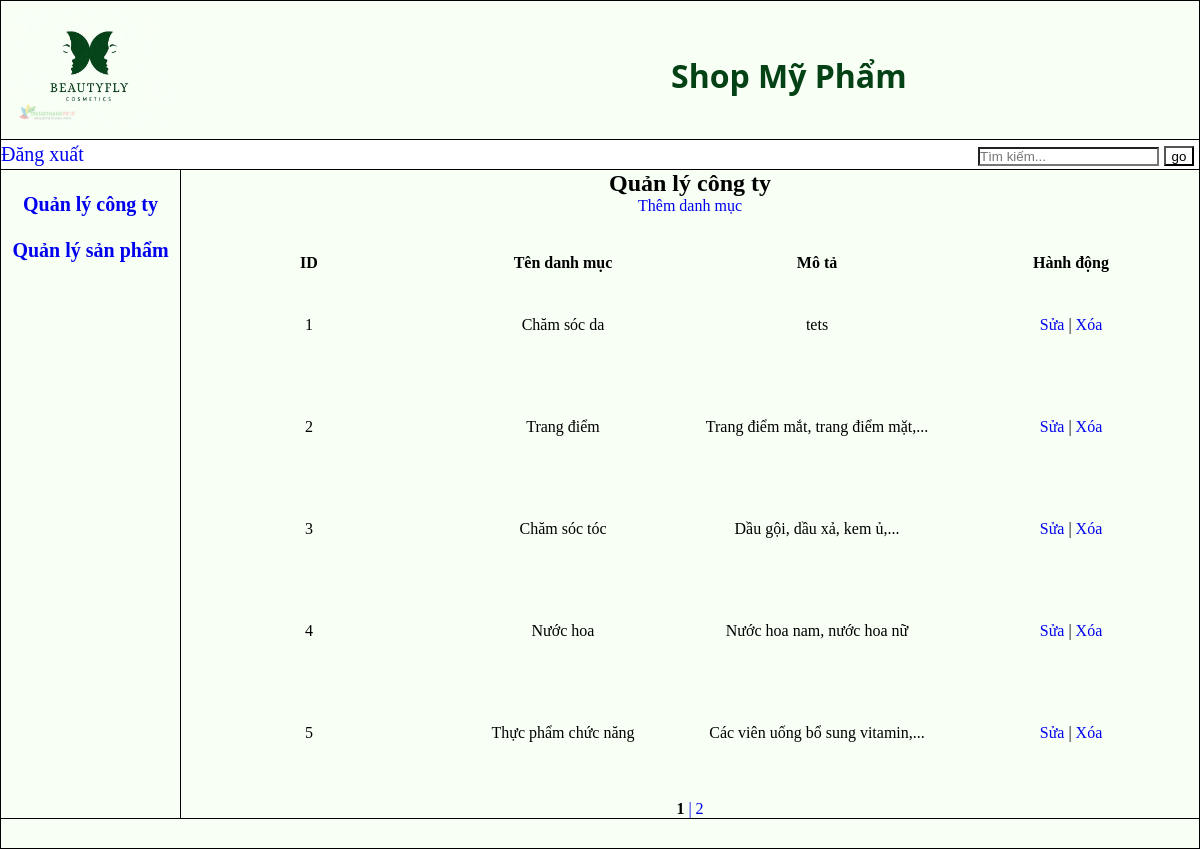
Page /quanlycty.php on the committed database.
### tables this page shows
CREATE TABLE `categories` (
  `category_id` int(11) NOT NULL,
  `category_name` varchar(100) NOT NULL,
  `description` text DEFAULT NULL
);

### model/mCategories.php (called while the page is built, shortened)
<?php
include_once("connect.php");
class MCategories {
    public function getAllCategories(){
        $p = new Connect();
        $conn = $p->connect();
        $conn->set_charset('utf8');
        if(!$conn) return false;
        else {
            $query = "SELECT * FROM categories";
            $table = $conn->query($query);
            return $table;
        }
    }
}
?>

### controller/cCategories.php (called while the page is built, shortened)
<?php
include_once("model/mCategories.php");
class CCategories{
    public function getAllCategories(){
        $p = new MCategories();
        $table = $p->getAllCategories();
        if($table){
            if($table->num_rows>0){
                return $table;
            }
        }else{
            return false;
        }
    }
}
?>

### model/connect.php (called while the page is built, shortened)
<?php
    class Connect {
        public function connect(){
            return mysqli_connect('localhost','root','','shopmypham');
        }
    }
?>

### view/QuanLy/quanlyCTy.php (the view, shortened to what this page needs)
<?php
include("controller/cCategories.php");
$p = new CCategories();
$tbl = $p->getAllCategories();
$trang = 5;
$tong = $tbl->num_rows;
$tongtrang = ceil($tong / $trang);
$tranghientai = isset($_GET['page']) ? $_GET['page'] : 1;
$offset = ($tranghientai - 1) * $trang;
echo "<table class='tb'>";
echo "<thead>";
echo "<th>ID</th>";
echo "<th>Tên danh mục</th>";
echo "<th>Mô tả</th>";
echo "<th>Hành động</th>";
echo "</thead>";
$tbl->data_seek($offset);
for ($i = 0; $i < $trang; $i++) {
    if ($row = $tbl->fetch_assoc()) {
        echo "<tr>";
        echo "<td>" . $row["category_id"] . "</td>";
        echo "<td>" . $row["category_name"] . "</td>";
        echo "<td>" . $row["description"] . "</td>";
        echo "<td>
                <a href='quanlycty.php?editComp=" . $row['category_id'] . "'>Sửa</a> |
                <a href='#' onclick='confirmDelete(" . $row['category_id'] . ")'>Xóa</a>
              </td>";
        echo "</tr>";
    }
}
echo "</table>";
echo "<div style='margin-top: 15px'>";
for ($i = 1; $i <= $tongtrang; $i++) {
    if ($i == $tranghientai) {
        echo "<strong>$i</strong> ";
    } else {
        echo "<a href='?page=$i'>| $i</a> ";
    }
}
echo "</div>";
?>

### css/style.css (style rules this page uses)
* { padding: 0; margin: 0; box-sizing: border-box; }
body { margin: auto; }
a { text-decoration: none; }
.tb tr td { width: 180px; height: 100px; }
.tb th { width: 180px; height: 20px; }

### rows in the picture
categories: category_id "1", category_name "Chăm sóc da", description "tets"
categories: category_id "2", category_name "Trang điểm", description "Trang điểm mắt, trang điểm mặt,..."
categories: category_id "3", category_name "Chăm sóc tóc", description "Dầu gội, dầu xả, kem ủ,..."
categories: category_id "4", category_name "Nước hoa", description "Nước hoa nam, nước hoa nữ"
categories: category_id "5", category_name "Thực phẩm chức năng", description "Các viên uống bổ sung vitamin,..."
